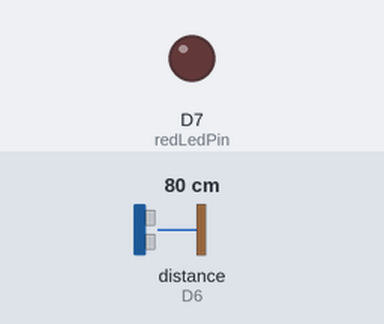
Recording of a sketch running on a simulated ESP8266 (NodeMCU). Shown: output pins drawn as LEDs (lit = HIGH). Wiring (inferred from the names in the program): ultrasonic range finder: trigger D5; echo D6. The inputs (shaded band) are chosen by the test bench; at power-on: distance to the obstacle (sensor on D6) 80 cm. The echo pulse lasts 58.3 µs per cm; WiFi joins after 1.5 s; servers stay silent unless stated; the local clock reads 2024-03-15 10:24:30 at power-on unless the sketch sets it; pins used as bus, display or sensor lines are not drawn; what the sketch prints to the serial monitor is not drawn.

Above: at 2.7 s.
2.8 s: distance to the obstacle (sensor on D6) set to 23 cm
4.7 s: distance to the obstacle (sensor on D6) set to 19 cm
At 6.4 s:
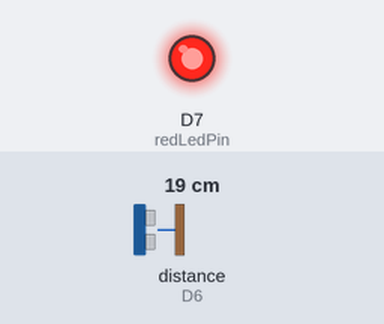
7.0 s: distance to the obstacle (sensor on D6) set to 35 cm
At 8.0 s:
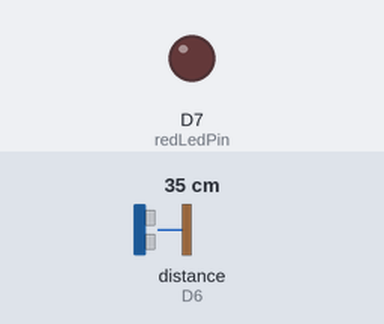
9.0 s: distance to the obstacle (sensor on D6) set to 2 cm
At 10.7 s:
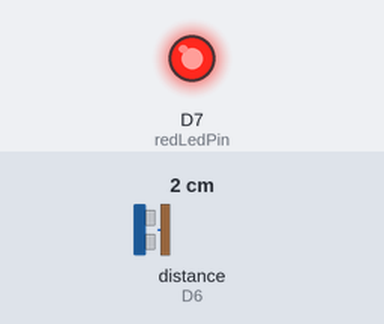
Timing chart, 0 to 12.0 s (numbered marks = the images above; inputs shaded):
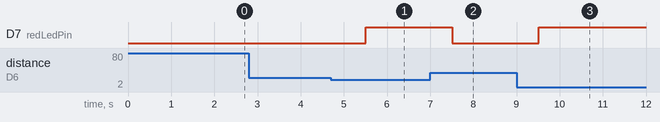

Measured:
- the behaviour switches between 21 and 20 cm on distance to the obstacle (sensor on D6) (found by bisection; images 0 and 1)
- after the input at 2.8 s, every drawn part: stays the same
- after the input at 4.7 s, D7 (redLedPin): LOW → HIGH after 0.81 s
- after the input at 7.0 s, D7 (redLedPin): HIGH → LOW after 0.51 s
- after the input at 9.0 s, D7 (redLedPin): LOW → HIGH after 0.51 s

The sketch:

sketch_oct09a.ino
```cpp
#include <ESP8266WiFi.h>
#include <Firebase_ESP_Client.h>
#include "addons/TokenHelper.h"
#include "addons/RTDBHelper.h"
#include <time.h>

// Configurações de rede WiFi
const char* ssid = " ZEDAO";
const char* password = "44444444";

// Firebase configuration
const char* api_key = "AIzaSyDqNbZqAlRJQH0SG83ZxboA94ZCxogdMdM";
const char* db_url = "https://internet-das-coisas-ece5e-default-rtdb.firebaseio.com/";

FirebaseData fbdo;
FirebaseAuth auth;
FirebaseConfig config;

// Pinos e variáveis para medição de distância
const int redLedPin = D7; // Pino do LED
const int trigPin = D5;
const int echoPin = D6;
long duration;
int distance;
const int distanceLimit = 20; // Limite para acender o LED
unsigned long distancePrevMillis = 0;

// Configurações de NTP
const char* ntpServer = "pool.ntp.org";
const long gmtOffset_sec = -3 * 3600; // GMT -3 para horário de Brasília
const int daylightOffset_sec = 0;

void setup() {
  pinMode(redLedPin, OUTPUT);
  pinMode(trigPin, OUTPUT);
  pinMode(echoPin, INPUT);

  Serial.begin(115200);

  // Conectar ao WiFi
  WiFi.begin(ssid, password);
  Serial.print("Conectando ao WiFi...");
  while (WiFi.status() != WL_CONNECTED) {
    delay(500);
    Serial.print(".");
  }
  Serial.println("Conectado ao WiFi!");
  Serial.print("IP: ");
  Serial.println(WiFi.localIP());

  // Inicializar Firebase
  config.api_key = api_key;
  config.database_url = db_url;

  if (Firebase.signUp(&config, &auth, "", "")) {
    Serial.println("Cadastro no Firebase OK");
  } else {
    Serial.println(config.signer.signupError.message.c_str());
  }

  config.token_status_callback = tokenStatusCallback;  // Fornece feedback do token
  Firebase.begin(&config, &auth);
  Firebase.reconnectWiFi(true);

  // Inicializar NTP
  configTime(gmtOffset_sec, daylightOffset_sec, ntpServer);
}

int measureDistance() {
  digitalWrite(trigPin, LOW);
  delayMicroseconds(2);
  digitalWrite(trigPin, HIGH);
  delayMicroseconds(10);
  digitalWrite(trigPin, LOW);

  duration = pulseIn(echoPin, HIGH);
  distance = duration * 0.034 / 2;  // Converter para cm
  return distance;
}

void logMeasurement(int distanceMeasured) {
  String path = "/Relatorio/medicoes";  // Caminho do Firebase para relatar medições

  // Criar o dado a ser enviado
  String value = String(distanceMeasured) + " cm";

  // Gerar timestamp
  String timestamp = convertTime();  // Usar a função para formatar o tempo

  // Criar um novo registro no Firebase
  String measurementPath = path + "/medicao_" + String(millis()); // Usando millis() como identificador único

  if (Firebase.RTDB.setString(&fbdo, measurementPath + "/valor", value)) {
    Serial.println("Valor enviado com sucesso: " + value);
  } else {
    Serial.println("Erro ao enviar valor: " + fbdo.errorReason());
  }

  if (Firebase.RTDB.setString(&fbdo, measurementPath + "/tempo", timestamp)) {
    Serial.println("Timestamp enviado com sucesso: " + timestamp);
  } else {
    Serial.println("Erro ao enviar timestamp: " + fbdo.errorReason());
  }
}

// Função para converter o horário atual para formato legível
String convertTime() {
  time_t now = time(nullptr); // Obter a hora atual
  struct tm *ti = localtime(&now);

  // Formatando o tempo como "dd/MM/yyyy HH:mm:ss"
  char buffer[20];
  sprintf(buffer, "%02d/%02d/%04d %02d:%02d:%02d",
          ti->tm_mday, ti->tm_mon + 1, ti->tm_year + 1900,
          ti->tm_hour, ti->tm_min, ti->tm_sec);

  return String(buffer);
}

void loop() {
  if (millis() - distancePrevMillis > 1000) {  // A cada segundo
    distancePrevMillis = millis();

    // Medir distância
    int distanceMeasured = measureDistance();
    Serial.println("Distância medida: " + String(distanceMeasured) + " cm");

    // Ligar ou desligar o LED com base na distância
    if (distanceMeasured < distanceLimit) {
      digitalWrite(redLedPin, HIGH);  // Ligar LED
      logMeasurement(distanceMeasured);
    } else {
      digitalWrite(redLedPin, LOW);  // Desligar LED
    }

    // Registrar distância e timestamp no Firebase

  }
}
```
